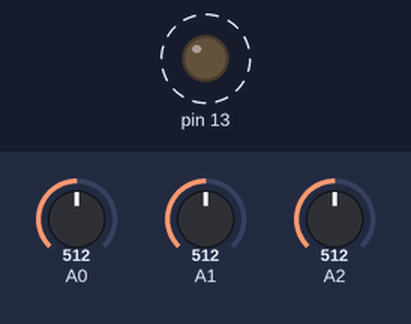
A sketch run on a simulated Arduino Uno, built with avr-gcc and run on an emulated ATmega328P. Shown: output pins drawn as LEDs (lit = HIGH). Dashed ring = blinking. The inputs (shaded band) are chosen by the test bench; at power-on: A0 = 512, A1 = 512, A2 = 512. What the sketch prints to the serial monitor is not drawn.

Above: at 1.14 s.
1.3 s: A0 set to 664
4.3 s: A0 set to 697
7.3 s: A1 set to 11
10.3 s: A1 set to 8
13.3 s: A2 set to 688
16.3 s: A2 set to 713
Timing chart, 0 to 20.3 s (numbered marks = the images above; inputs shaded):
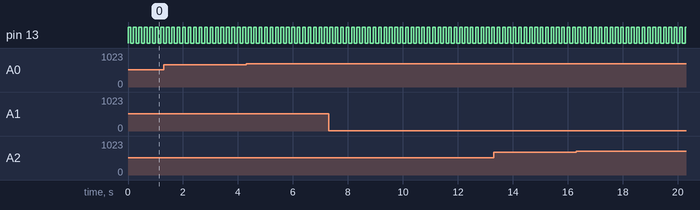

Measured:
- by itself, pin 13: alternates HIGH for 0.09 s and LOW for 0.10 s

The sketch:

Accelerometer_Test.ino
```cpp
int rawX;
int rawY;
int rawZ;
double voltX;
double voltY;
double voltZ;
double accelX;
double accelY;
double accelZ;

void setup() {
  // put your setup code here, to run once:
  Serial.begin(9600);
  pinMode(13, OUTPUT);
  pinMode(A0, INPUT);
  pinMode(A1, INPUT);
  pinMode(A2, INPUT);
}

void loop() {
  // put your main code here, to run repeatedly:
  digitalWrite(13, HIGH);
  delay(10);

  rawX = analogRead(A0);
  rawY = analogRead(A1);
  rawZ = analogRead(A2);

  voltX = ((double)rawX)/1023*3.3;
  voltY = ((double)rawY)/1023*3.3;
  voltZ = ((double)rawZ)/1023*3.3;

  accelX = (voltX - 2.19)*(4.41);
  accelY = (voltY - 2.2)*(4.41);
  accelZ = (voltZ - 2.25)*(4.41);

  Serial.print("rawX:  ");       Serial.print(rawX);
  Serial.print("    rawY:  ");   Serial.print(rawY);
  Serial.print("    rawZ:  ");   Serial.print(rawZ);

  Serial.print("        voltX:  ");   Serial.print(voltX);
  Serial.print("    voltY:  ");       Serial.print(voltY);
  Serial.print("    voltZ:  ");       Serial.print(voltZ);

  Serial.print("        accelX:  ");   Serial.print(accelX);
  Serial.print("    accelY:  ");       Serial.print(accelY);
  Serial.print("    accelZ:  ");       Serial.print(accelZ);

  Serial.println();

  digitalWrite(13, LOW);

  delay(100);
}
```
